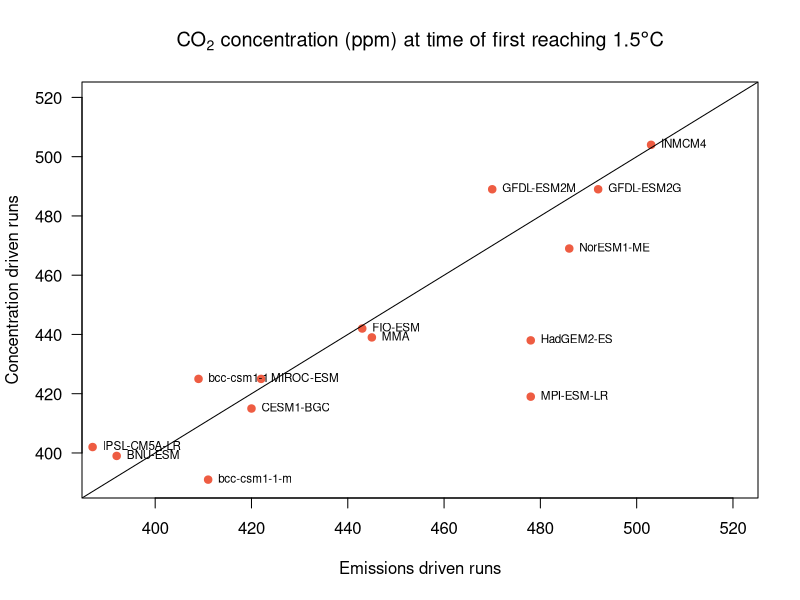
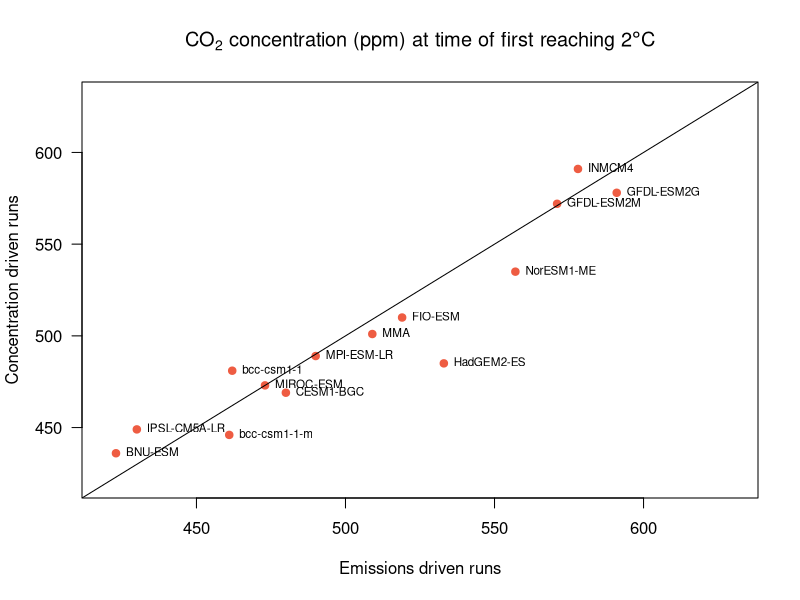

Recreate these plots in R, in order.


emsi_v_conc_1_5 = read.csv('emis_v_conc_1_5.csv', head = TRUE)
emsi_v_conc_2 = read.csv('emis_v_conc_2.csv', head = TRUE)

pdf(file = 'emis_v_conc_1_5.pdf')
par(las = 1)
plot(emsi_v_conc_1_5[,2], emsi_v_conc_1_5[,3], pch = 19, col = 'tomato2',
     xlim = c(390, 520),ylim = c(390,520),
     xlab = 'Emissions driven runs',
     ylab = 'Concentration driven runs',
     main = expression(paste('CO'[2], ' concentration (ppm) at time of first reaching 1.5',degree,'C'))
     )
abline(0,1)
text(emsi_v_conc_1_5[,2], emsi_v_conc_1_5[,3],
     labels = as.character(emsi_v_conc_1_5[,1]), cex = 0.7, pos = 4,
     col = 'black')

dev.off()

pdf(file = 'emis_v_conc_2.pdf')
par(las = 1)
plot(emsi_v_conc_2[,2], emsi_v_conc_2[,3], pch = 19, col = 'tomato2',
     xlim = c(420, 630),ylim = c(420,630),
     xlab = 'Emissions driven runs',
     ylab = 'Concentration driven runs',
     main = expression(paste('CO'[2], ' concentration (ppm) at time of first reaching 2',degree,'C'))
)
abline(0,1)
text(emsi_v_conc_2[,2], emsi_v_conc_2[,3],
     labels = as.character(emsi_v_conc_2[,1]), cex = 0.7, pos = 4,
     col = 'black')

dev.off()
